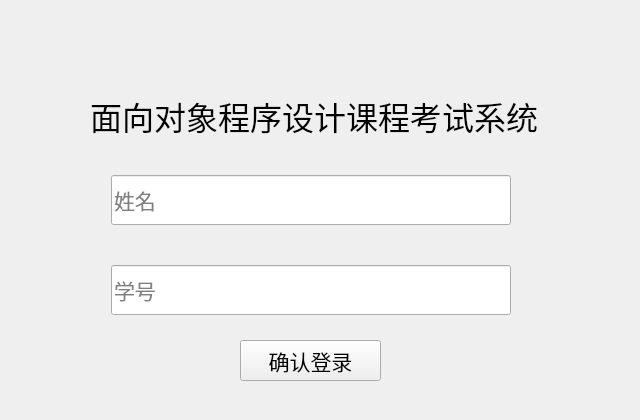
<?xml version="1.0" encoding="UTF-8"?>
<ui version="4.0">
 <class>ExaminationSystemClass</class>
 <widget class="QMainWindow" name="ExaminationSystemClass">
  <property name="geometry">
   <rect>
    <x>0</x>
    <y>0</y>
    <width>640</width>
    <height>420</height>
   </rect>
  </property>
  <property name="minimumSize">
   <size>
    <width>640</width>
    <height>420</height>
   </size>
  </property>
  <property name="maximumSize">
   <size>
    <width>640</width>
    <height>420</height>
   </size>
  </property>
  <property name="font">
   <font>
    <family>楷体</family>
    <pointsize>12</pointsize>
    <stylestrategy>PreferDefault</stylestrategy>
   </font>
  </property>
  <property name="windowTitle">
   <string>用户登录 </string>
  </property>
  <property name="iconSize">
   <size>
    <width>30</width>
    <height>30</height>
   </size>
  </property>
  <widget class="QWidget" name="centralWidget">
   <widget class="QWidget" name="widget" native="true">
    <property name="geometry">
     <rect>
      <x>100</x>
      <y>130</y>
      <width>421</width>
      <height>231</height>
     </rect>
    </property>
    <layout class="QVBoxLayout" name="verticalLayout">
     <item>
      <widget class="QLineEdit" name="name">
       <property name="minimumSize">
        <size>
         <width>400</width>
         <height>50</height>
        </size>
       </property>
       <property name="maximumSize">
        <size>
         <width>400</width>
         <height>50</height>
        </size>
       </property>
       <property name="font">
        <font>
         <family>楷体</family>
         <pointsize>16</pointsize>
         <stylestrategy>PreferDefault</stylestrategy>
        </font>
       </property>
       <property name="focusPolicy">
        <enum>Qt::StrongFocus</enum>
       </property>
       <property name="text">
        <string/>
       </property>
       <property name="placeholderText">
        <string>姓名</string>
       </property>
      </widget>
     </item>
     <item>
      <widget class="QLineEdit" name="id">
       <property name="minimumSize">
        <size>
         <width>400</width>
         <height>50</height>
        </size>
       </property>
       <property name="maximumSize">
        <size>
         <width>400</width>
         <height>50</height>
        </size>
       </property>
       <property name="font">
        <font>
         <family>楷体</family>
         <pointsize>16</pointsize>
         <stylestrategy>PreferDefault</stylestrategy>
        </font>
       </property>
       <property name="placeholderText">
        <string>学号</string>
       </property>
      </widget>
     </item>
    </layout>
   </widget>
   <widget class="QPushButton" name="pushButton">
    <property name="geometry">
     <rect>
      <x>240</x>
      <y>340</y>
      <width>141</width>
      <height>41</height>
     </rect>
    </property>
    <property name="font">
     <font>
      <pointsize>16</pointsize>
     </font>
    </property>
    <property name="text">
     <string>确认登录</string>
    </property>
   </widget>
   <widget class="QLabel" name="label">
    <property name="geometry">
     <rect>
      <x>90</x>
      <y>80</y>
      <width>481</width>
      <height>71</height>
     </rect>
    </property>
    <property name="font">
     <font>
      <pointsize>24</pointsize>
     </font>
    </property>
    <property name="text">
     <string>面向对象程序设计课程考试系统</string>
    </property>
   </widget>
   <widget class="QLabel" name="xiaozi">
    <property name="geometry">
     <rect>
      <x>0</x>
      <y>0</y>
      <width>211</width>
      <height>61</height>
     </rect>
    </property>
    <property name="text">
     <string/>
    </property>
    <property name="pixmap">
     <pixmap resource="../ImageProcess/Resource.qrc">:/resources/xiaohui-w.png</pixmap>
    </property>
    <property name="scaledContents">
     <bool>true</bool>
    </property>
   </widget>
  </widget>
 </widget>
 <layoutdefault spacing="6" margin="11"/>
 <resources>
  <include location="ExaminationSystem.qrc"/>
  <include location="../ImageProcess/Resource.qrc"/>
  <include location="Resource.qrc"/>
 </resources>
 <connections/>
</ui>
